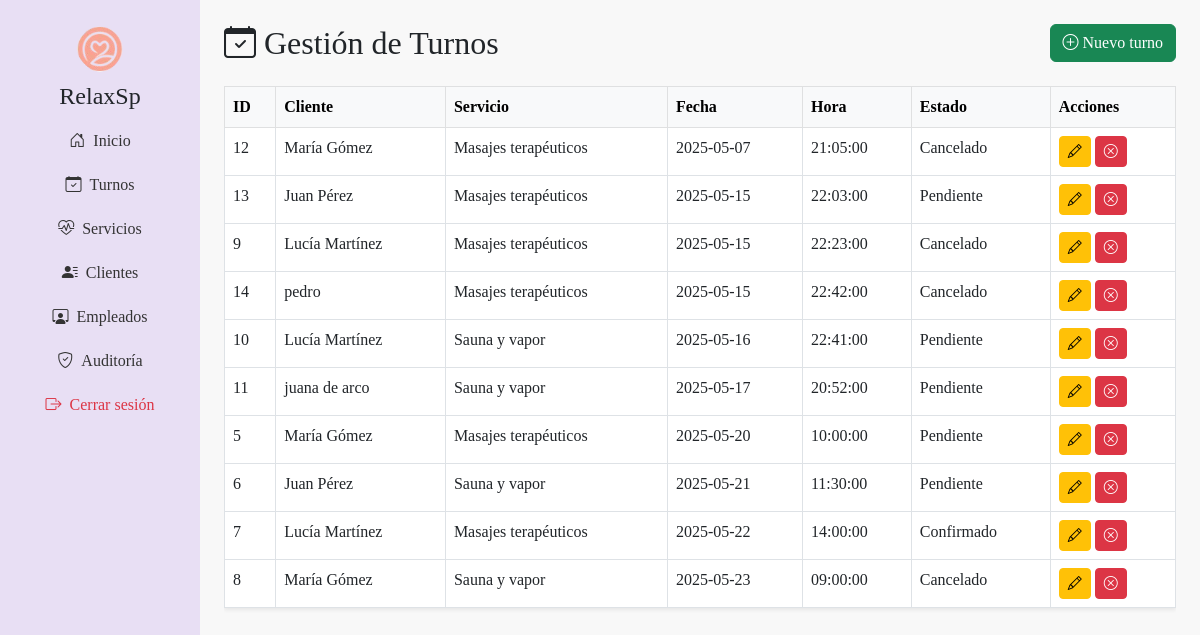
/admin_turnos.php (signed in), run on the app's committed database.
### tables this page shows
CREATE TABLE `turnos` (
  `id` int(11) NOT NULL,
  `id_cliente` int(11) NOT NULL,
  `id_empleado` int(11) NOT NULL,
  `id_servicio` int(11) NOT NULL,
  `fecha` date NOT NULL,
  `hora` time NOT NULL,
  `estado` enum('pendiente','confirmado','cancelado') DEFAULT 'pendiente'
);

CREATE TABLE `clientes` (
  `id` int(11) NOT NULL,
  `nombre` varchar(100) NOT NULL,
  `email` varchar(100) NOT NULL,
  `telefono` varchar(20) DEFAULT NULL,
  `activo` tinyint(1) DEFAULT 1,
  `usuario_id` int(11) DEFAULT NULL
);

CREATE TABLE `servicios` (
  `id` int(11) NOT NULL,
  `nombre` varchar(100) NOT NULL,
  `descripcion` text NOT NULL,
  `precio` decimal(10,2) NOT NULL
);

### admin_turnos.php (the view, shortened to what this page needs)
<?php
require_once __DIR__ . '/config.php';
$sql = "SELECT t.id, t.fecha, t.hora, t.estado,
               c.nombre AS cliente,
               s.nombre AS servicio
        FROM turnos t
        JOIN clientes c ON t.id_cliente = c.id
        JOIN servicios s ON t.id_servicio = s.id
        ORDER BY t.fecha, t.hora";
$resultado = $conexion->query($sql);
$turnos = [];
if ($resultado && $resultado->num_rows > 0) {
    while ($fila = $resultado->fetch_assoc()) {
        $turnos[] = $fila;
    }
}
?>
<!DOCTYPE html>
<html lang="es">
<head>
  <link href="https://cdn.jsdelivr.net/npm/bootstrap@5.3.0/dist/css/bootstrap.min.css" rel="stylesheet">
  <link href="https://cdn.jsdelivr.net/npm/bootstrap-icons@1.10.5/font/bootstrap-icons.css" rel="stylesheet">
  <link rel="stylesheet" href="styles/style.css">
</head>
<body class="admin-page">
<div class="container-fluid">
  <div class="row">
    <nav class="col-12 text-center col-md-2 barra-nav py-4">
      <img src="image/logo.png" alt="RelaxSp Logo" height="50">
      <h4 class="text-center text-dark mt-2">RelaxSp</h4>
      <a href="panel_admin.php"><i class="bi bi-house-door me-2"></i>Inicio</a>
      <a href="admin_turnos.php" class="active"><i class="bi bi-calendar-check me-2"></i>Turnos</a>
      <a href="admin_servicios.php"><i class="bi bi-heart-pulse me-2"></i>Servicios</a>
      <a href="admin_clientes.php"><i class="bi bi-person-lines-fill me-2"></i>Clientes</a>
      <a href="admin_empleados.php"><i class="bi bi-person-workspace me-2"></i>Empleados</a>
      <a href="auditoria_turnos.php"><i class="bi bi-shield-check me-2"></i>Auditoría</a>
      <a href="logout.php" class="text-danger"><i class="bi bi-box-arrow-right me-2"></i>Cerrar sesión</a>
    </nav>
    <main class="col-12 col-md-10 main-content p-4">
      <div class="d-flex justify-content-between align-items-center mb-4">
        <h2 class="mb-0"><i class="bi bi-calendar-check me-2"></i>Gestión de Turnos</h2>
        <a href="turno_nuevo_admin.php" class="btn btn-success"><i class="bi bi-plus-circle me-1"></i>Nuevo turno</a>
      </div>
      <div class="table-responsive">
        <table class="table table-bordered table-hover shadow-sm">
          <thead class="table-light">
            <tr>
              <th>ID</th>
              <th>Cliente</th>
              <th>Servicio</th>
              <th>Fecha</th>
              <th>Hora</th>
              <th>Estado</th>
              <th>Acciones</th>
            </tr>
          </thead>
          <tbody>
            <?php if (!empty($turnos)): ?>
              <?php foreach ($turnos as $turno): ?>
                <tr>
                  <td><?= $turno['id'] ?></td>
                  <td><?= htmlspecialchars($turno['cliente']) ?></td>
                  <td><?= htmlspecialchars($turno['servicio']) ?></td>
                  <td><?= $turno['fecha'] ?></td>
                  <td><?= $turno['hora'] ?></td>
                  <td><?= ucfirst($turno['estado']) ?></td>
                  <td>
                    <a href="turno_editar.php?id=<?= $turno['id'] ?>" class="btn btn-sm btn-warning">
                      <i class="bi bi-pencil"></i>
                    </a>
                    <a href="turno_cancelar.php?id=<?= $turno['id'] ?>" class="btn btn-sm btn-danger"
                       onclick="return confirm('¿Deseás cancelar este turno?')">
                      <i class="bi bi-x-circle"></i>
                    </a>
                  </td>
                </tr>
              <?php endforeach; ?>
            <?php else: ?>
              <tr><td colspan="7" class="text-center">No hay turnos registrados.</td></tr>
            <?php endif; ?>
          </tbody>
        </table>
      </div>
    </main>
  </div>
</div>
</body>
</html>

### styles/style.css (style rules this page uses)
:root { --primary-color: #E8DFF4; --secondary-color: #f8f8f8; --text-color: #333; --hover-color: #FBB3B3; --font-family: 'Playfair Display', serif; }
body { font-family: var(--font-family); margin: 0; padding: 0; flex-direction: column; min-height: 100vh; background-color: var(--secondary-color); }
nav { flex-grow: 1; }
.admin-page { font-family: var(--font-family); background-color: var(--secondary-color); }
.barra-nav { height: 100vh; background-color: var(--primary-color); padding-top: 20px; }
.barra-nav a { color: #333; display: block; padding: 10px 20px; text-decoration: none; font-weight: 500; }
.main-content { padding: 30px; }

### data on the page
turnos: id "12", id_cliente.nombre "María Gómez", id_servicio.nombre "Masajes terapéuticos", fecha "2025-05-07", hora "21:05:00", estado "Cancelado"
turnos: id "13", id_cliente.nombre "Juan Pérez", id_servicio.nombre "Masajes terapéuticos", fecha "2025-05-15", hora "22:03:00", estado "Pendiente"
turnos: id "9", id_cliente.nombre "Lucía Martínez", id_servicio.nombre "Masajes terapéuticos", fecha "2025-05-15", hora "22:23:00", estado "Cancelado"
turnos: id "14", id_cliente.nombre "pedro", id_servicio.nombre "Masajes terapéuticos", fecha "2025-05-15", hora "22:42:00", estado "Cancelado"
turnos: id "10", id_cliente.nombre "Lucía Martínez", id_servicio.nombre "Sauna y vapor", fecha "2025-05-16", hora "22:41:00", estado "Pendiente"
turnos: id "11", id_cliente.nombre "juana de arco", id_servicio.nombre "Sauna y vapor", fecha "2025-05-17", hora "20:52:00", estado "Pendiente"
turnos: id "5", id_cliente.nombre "María Gómez", id_servicio.nombre "Masajes terapéuticos", fecha "2025-05-20", hora "10:00:00", estado "Pendiente"
turnos: id "6", id_cliente.nombre "Juan Pérez", id_servicio.nombre "Sauna y vapor", fecha "2025-05-21", hora "11:30:00", estado "Pendiente"
turnos: id "7", id_cliente.nombre "Lucía Martínez", id_servicio.nombre "Masajes terapéuticos", fecha "2025-05-22", hora "14:00:00", estado "Confirmado"
turnos: id "8", id_cliente.nombre "María Gómez", id_servicio.nombre "Sauna y vapor", fecha "2025-05-23", hora "09:00:00", estado "Cancelado"
